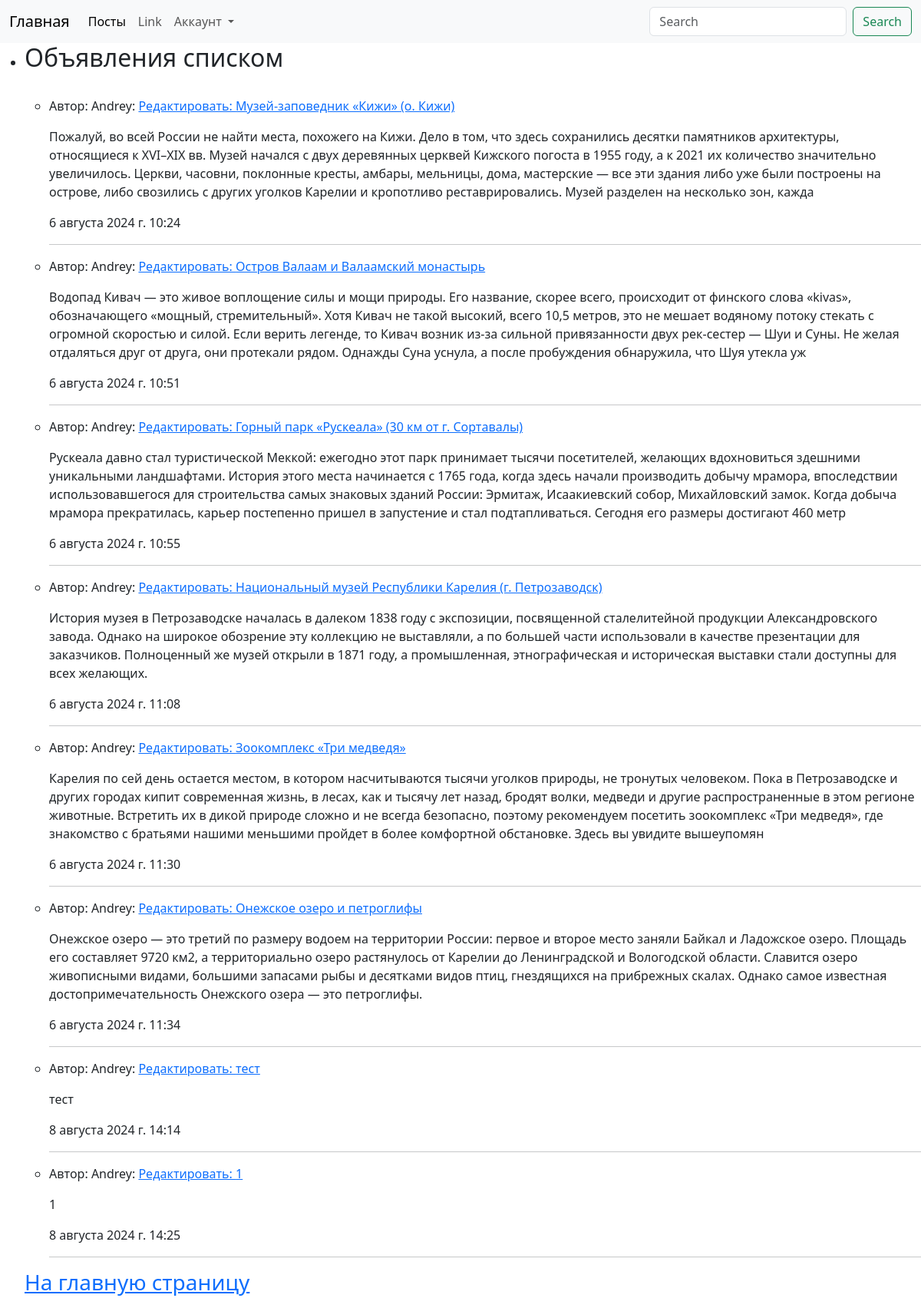
Page /board/post/ on the earlier database version.
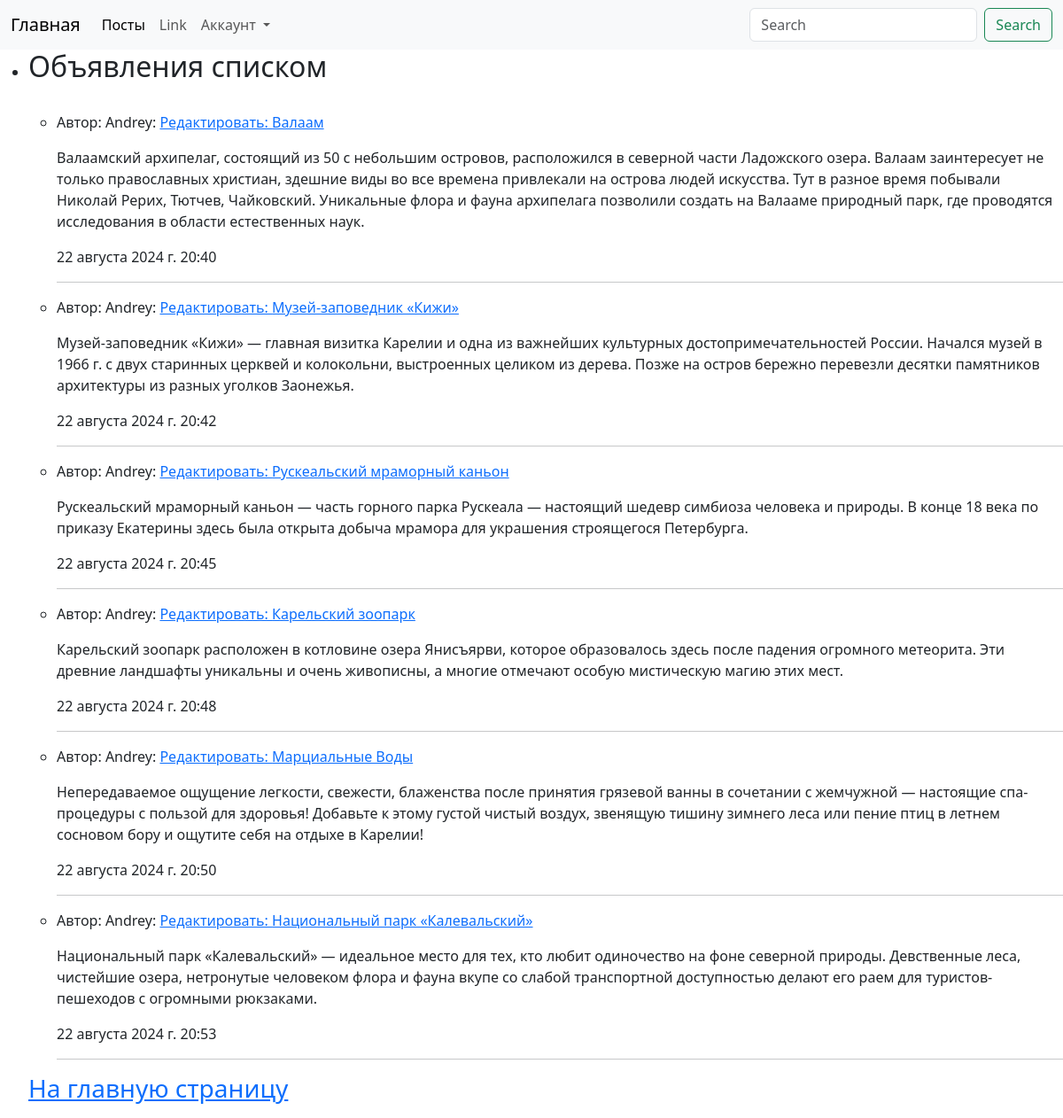
Same page on the later database version.
### board/models.py (models this page shows, shortened)
class Post(models.Model):
    author = models.CharField(max_length=50, verbose_name='Автор')
    title = models.CharField(max_length=200, verbose_name='Заголовок')
    text = models.TextField(max_length=500, verbose_name='Текст объявления')
    created_at = models.DateTimeField(default=timezone.now, verbose_name='Опубликовано',
                                      editable=False)  # Параметр 'editable' отключает возможность для редактирования
    url_adders = models.CharField(max_length=150, verbose_name='Ссылка на сайт')
    image = models.ImageField(upload_to='posts/', null=True, verbose_name='Изображение')
    class Meta:  # Настроечный класс
        verbose_name = 'Объявление'
        verbose_name_plural = 'Объявления'

### board/views.py (the view)
# urls.py: path('post/', post_list, name='post_list'),
def post_list(request):
    posts = Post.objects.all()
    context = {
        'title': 'Объявления',
        'posts': posts
    }
    return render(request, template_name='board/posts.html', context=context)

### board/templates/board/posts.html
{% extends 'board/base.html' %}
{% block content %}
<ul>
    <li><h2>Объявления списком</h2></li>
    <br>
    <ul>
        {% for post in posts %}
        <li><p>Автор: {{post.author}}: <a href="{% url 'board:post_detail' pk=post.id %}"> Редактировать:
            {{post.title}}</a></p>
            <p>{{post.text}}</p>
            <p>{{post.created_at}}</p></li>
        <hr>
        {% endfor %}
    </ul>
    <a href="{% url 'board:index' %}"><h3>На главную страницу</h3></a>
</ul>
{% endblock content %}

### board/templates/board/base.html (shortened to what this page needs)
{% load static %}
<!DOCTYPE html>
<html lang="en">
<head>
   <link href="https://cdn.jsdelivr.net/npm/bootstrap@5.3.3/dist/css/bootstrap.min.css" rel="stylesheet"
>
</head>
<body>
<nav class="navbar navbar-expand-lg bg-body-tertiary">
  <div class="container-fluid">
    <a class="navbar-brand" href="{% url 'board:index' %}">Главная</a>
    <div class="collapse navbar-collapse" id="navbarSupportedContent">
      <ul class="navbar-nav me-auto mb-2 mb-lg-0">
        <li class="nav-item">
          <a class="nav-link active" aria-current="page" href="{% url 'board:post_list' %}">Посты</a>
        </li>
        <li class="nav-item">
          <a class="nav-link" href="#">Link</a>
        </li>
        <li class="nav-item dropdown">
          <a class="nav-link dropdown-toggle" href="#" role="button" data-bs-toggle="dropdown" aria-expanded="false">
              Аккаунт
          </a>
        </li>
      </ul>
      <form class="d-flex" role="search">
        <input class="form-control me-2" type="search" placeholder="Search" aria-label="Search">
        <button class="btn btn-outline-success" type="submit">Search</button>
      </form>
    </div>
  </div>
</nav>
{% block content %}
{% endblock content %}
</body>
</html>

Differences in the rows shown:
removed Post: author "Andrey", title "тест", text "тест", created_at "8 августа 2024 г. 14:14"
removed Post: author "Andrey", title "1", text "1", created_at "8 августа 2024 г. 14:25"
changed Post: title "Музей-заповедник «Кижи» (о. Кижи)" → "Валаам"; text "Пожалуй, во всей России не найти места, похожего на Кижи. Дело в том, что здесь сохранились десятки памятников архитектуры, относящиеся к XVI–XIX вв. Музей начался с двух деревянных церквей Кижского погоста в 1955 году, а к 2021 их количество значительно увеличилось. Церкви, часовни, поклонные кресты, амбары, мельницы, дома, мастерские — все эти здания либо уже были построены на острове, либо свозились с других уголков Карелии и кропотливо реставрировались. Музей разделен на несколько зон, кажда" → "Валаамский архипелаг, состоящий из 50 с небольшим островов, расположился в северной части Ладожского озера. Валаам заинтересует не только православных христиан, здешние виды во все времена привлекали на острова людей искусства. Тут в разное время побывали Николай Рерих, Тютчев, Чайковский. Уникальные флора и фауна архипелага позволили создать на Валааме природный парк, где проводятся исследования в области естественных наук."; created_at "6 августа 2024 г. 10:24" → "22 августа 2024 г. 20:40"
changed Post: title "Остров Валаам и Валаамский монастырь" → "Музей-заповедник «Кижи»"; text "Водопад Кивач — это живое воплощение силы и мощи природы. Его название, скорее всего, происходит от финского слова «kivas», обозначающего «мощный, стремительный». Хотя Кивач не такой высокий, всего 10,5 метров, это не мешает водяному потоку стекать с огромной скоростью и силой. Если верить легенде, то Кивач возник из-за сильной привязанности двух рек-сестер — Шуи и Суны. Не желая отдаляться друг от друга, они протекали рядом. Однажды Суна уснула, а после пробуждения обнаружила, что Шуя утекла уж" → "Музей-заповедник «Кижи» — главная визитка Карелии и одна из важнейших культурных достопримечательностей России. Начался музей в 1966 г. с двух старинных церквей и колокольни, выстроенных целиком из дерева. Позже на остров бережно перевезли десятки памятников архитектуры из разных уголков Заонежья."; created_at "6 августа 2024 г. 10:51" → "22 августа 2024 г. 20:42"
changed Post: title "Горный парк «Рускеала» (30 км от г. Сортавалы)" → "Рускеальский мраморный каньон"; text "Рускеала давно стал туристической Меккой: ежегодно этот парк принимает тысячи посетителей, желающих вдохновиться здешними уникальными ландшафтами. История этого места начинается с 1765 года, когда здесь начали производить добычу мрамора, впоследствии использовавшегося для строительства самых знаковых зданий России: Эрмитаж, Исаакиевский собор, Михайловский замок. Когда добыча мрамора прекратилась, карьер постепенно пришел в запустение и стал подтапливаться. Сегодня его размеры достигают 460 метр" → "Рускеальский мраморный каньон — часть горного парка Рускеала — настоящий шедевр симбиоза человека и природы. В конце 18 века по приказу Екатерины здесь была открыта добыча мрамора для украшения строящегося Петербурга."; created_at "6 августа 2024 г. 10:55" → "22 августа 2024 г. 20:45"
changed Post: title "Национальный музей Республики Карелия (г. Петрозаводск)" → "Карельский зоопарк"; text "История музея в Петрозаводске началась в далеком 1838 году с экспозиции, посвященной сталелитейной продукции Александровского завода. Однако на широкое обозрение эту коллекцию не выставляли, а по большей части использовали в качестве презентации для заказчиков. Полноценный же музей открыли в 1871 году, а промышленная, этнографическая и историческая выставки стали доступны для всех желающих." → "Карельский зоопарк расположен в котловине озера Янисъярви, которое образовалось здесь после падения огромного метеорита. Эти древние ландшафты уникальны и очень живописны, а многие отмечают особую мистическую магию этих мест."; created_at "6 августа 2024 г. 11:08" → "22 августа 2024 г. 20:48"
changed Post: title "Зоокомплекс «Три медведя»" → "Марциальные Воды"; text "Карелия по сей день остается местом, в котором насчитываются тысячи уголков природы, не тронутых человеком. Пока в Петрозаводске и других городах кипит современная жизнь, в лесах, как и тысячу лет назад, бродят волки, медведи и другие распространенные в этом регионе животные. Встретить их в дикой природе сложно и не всегда безопасно, поэтому рекомендуем посетить зоокомплекс «Три медведя», где знакомство с братьями нашими меньшими пройдет в более комфортной обстановке. Здесь вы увидите вышеупомян" → "Непередаваемое ощущение легкости, свежести, блаженства после принятия грязевой ванны в сочетании с жемчужной — настоящие спа-процедуры с пользой для здоровья! Добавьте к этому густой чистый воздух, звенящую тишину зимнего леса или пение птиц в летнем сосновом бору и ощутите себя на отдыхе в Карелии!"; created_at "6 августа 2024 г. 11:30" → "22 августа 2024 г. 20:50"
changed Post: title "Онежское озеро и петроглифы" → "Национальный парк «Калевальский»"; text "Онежское озеро — это третий по размеру водоем на территории России: первое и второе место заняли Байкал и Ладожское озеро. Площадь его составляет 9720 км2, а территориально озеро растянулось от Карелии до Ленинградской и Вологодской области. Славится озеро живописными видами, большими запасами рыбы и десятками видов птиц, гнездящихся на прибрежных скалах. Однако самое известная достопримечательность Онежского озера — это петроглифы." → "Национальный парк «Калевальский» — идеальное место для тех, кто любит одиночество на фоне северной природы. Девственные леса, чистейшие озера, нетронутые человеком флора и фауна вкупе со слабой транспортной доступностью делают его раем для туристов-пешеходов с огромными рюкзаками."; created_at "6 августа 2024 г. 11:34" → "22 августа 2024 г. 20:53"
